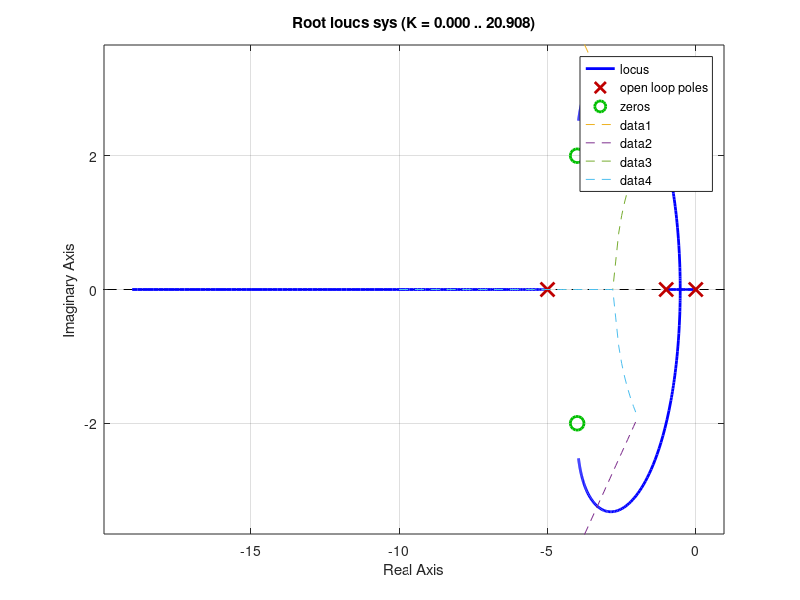

This figure's MATLAB source: (Note: this script raises an error after producing the figure.)
% final_eq = (KK3*(s^2 + 8*s + 20) + s*(s + 1)*(s + 5))/(s*(s + 1)*(s + 5))
clc;
figure(1); clf;
% expand(s*(s + 1)*(s + 5))

sys = tf([1 8 20], [1 6 5 0])
rlocus(sys)
hold on;
zeta = 0.7156; wn = 2.7332;

x = -10 : 0.1 : -zeta*wn;
xc = x;
y = -(sqrt(1 - zeta^2) / zeta) * x;
c = sqrt(wn^2-xc.^2);

plot(x, y, '--', x, -y, '--', xc, c, '--', xc, -c, '--');
rlocfind(sys);
hold off;
KK3 = 12 / (1/20)

figure(2); clf;
K = 240; K1 = 1; K2 = 0.35; K3 = 0.05;

A = [0 1 0; 0 -1 1; -K*K1 -K*K2 -(5+K*K3)];
B = [0; 0; K]
C = [1 0 0]; D = 0;
sys_final = ss(A, B, C, D)
step(sys_final)